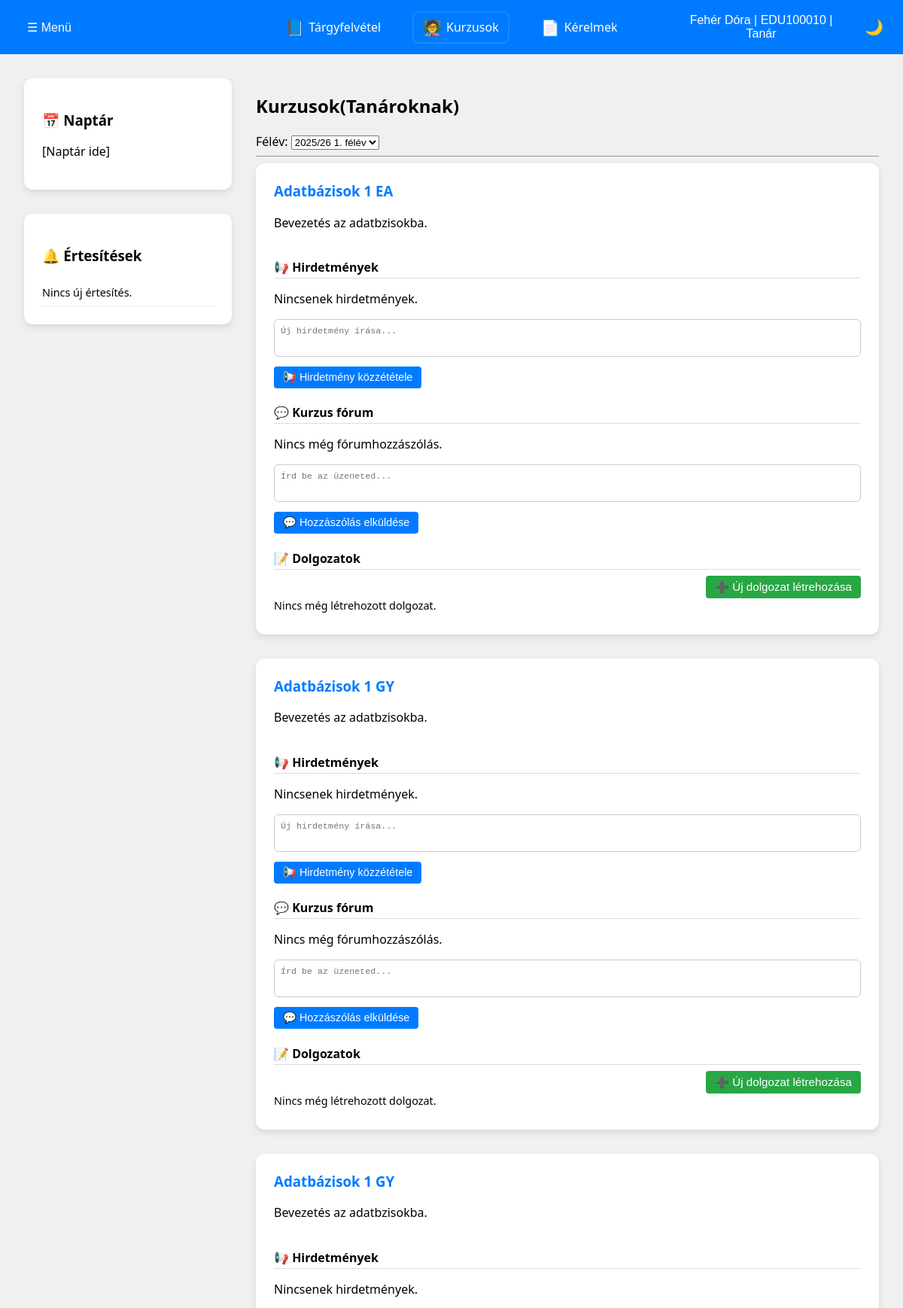
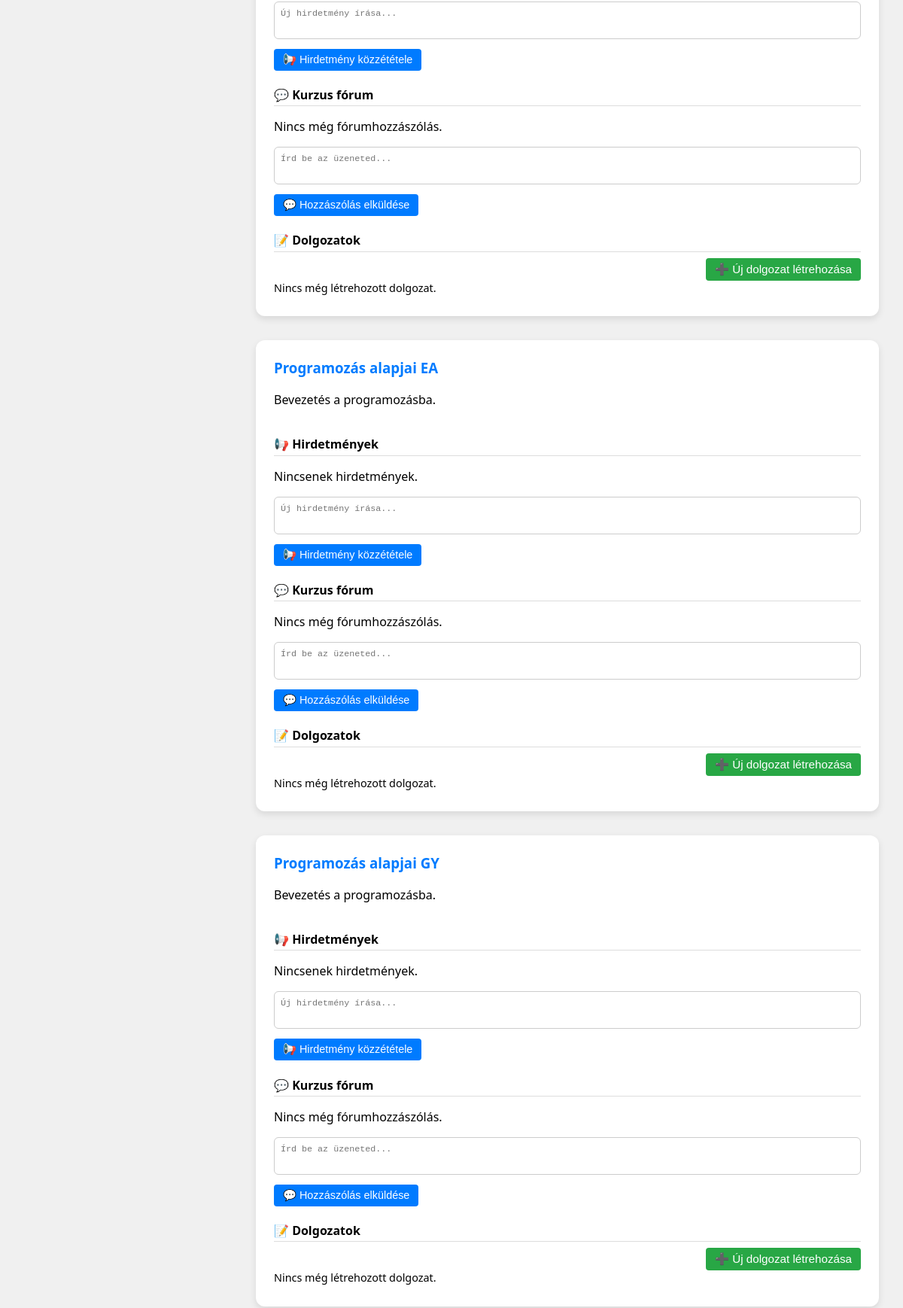
The page /teacher/courses.php (signed in, upper part) on the database its author committed (2 pictures, top to bottom).
### tables this page shows
CREATE TABLE users (
    id INT AUTO_INCREMENT PRIMARY KEY,
    name VARCHAR(100) NOT NULL,
    eduportal_id VARCHAR(20) NOT NULL UNIQUE,  
    email VARCHAR(100) NOT NULL,
    phone VARCHAR(20),
    password_hash VARCHAR(255) NOT NULL,  
    postal_code VARCHAR(10),
    city VARCHAR(100),
    address VARCHAR(255),
    birth_date DATE,
    mothers_name VARCHAR(100),
    role ENUM('hallgato', 'tanar', 'admin') NOT NULL DEFAULT 'hallgato',
    course_code VARCHAR(20),
	financing_type ENUM('állami', 'önköltséges') NOT NULL,
    created_at TIMESTAMP DEFAULT CURRENT_TIMESTAMP,
	updated_at TIMESTAMP DEFAULT CURRENT_TIMESTAMP ON UPDATE CURRENT_TIMESTAMP
);

CREATE TABLE course_offerings (
    id INT NOT NULL AUTO_INCREMENT PRIMARY KEY,
    
    kurzus_kod VARCHAR(20) NOT NULL,                     
    semester_id INTEGER,                                 
    teacher_id VARCHAR(20) NOT NULL,                     
    
    course_type ENUM('eloadas', 'gyakorlat') DEFAULT 'eloadas', 
    day_of_week ENUM('H', 'K', 'Sz', 'Cs', 'P', 'Szo', 'V'),
    start_time TIME,
    room VARCHAR(50),
    end_date DATETIME,  
    max_students INTEGER,
    
    created_at TIMESTAMP DEFAULT CURRENT_TIMESTAMP,
    updated_at TIMESTAMP DEFAULT CURRENT_TIMESTAMP ON UPDATE CURRENT_TIMESTAMP,

    FOREIGN KEY (kurzus_kod) REFERENCES courses(kurzus_kod),
    FOREIGN KEY (semester_id) REFERENCES semesters(id),
    FOREIGN KEY (teacher_id) REFERENCES users(eduportal_id)
);

### teacher/courses.php (the view, shortened to what the rows shown need)
<?php
$eduportal_id = $_SESSION['eduportal_id'];
global $conn;
$user_sql = "
SELECT name
FROM users
WHERE eduportal_id = ?";
$user_stmt = $conn->prepare($user_sql);
$user_stmt->bind_param("s", $eduportal_id);
$user_stmt->execute();
$user_result = $user_stmt->get_result();
if ($user_result->num_rows === 1) {
    $user = $user_result->fetch_assoc();
    $user_name = $user['name'];
    $user_course = "Tanár";
} else {
    $user_name = "Ismeretlen";
    $user_course = "N/A";
}
$today = date('Y-m-d');
$semesters_sql = "SELECT id, label, start_date, end_date FROM semesters ORDER BY start_date DESC";
$semesters_result = $conn->query($semesters_sql);
$semesters = [];
while ($row = $semesters_result->fetch_assoc()) {
    $semesters[] = $row;
}
$selected_semester_id = isset($_GET['semester_id']) ? intval($_GET['semester_id']) : 0;
if ($selected_semester_id === 0) {
    foreach ($semesters as $s) {
        if ($today >= $s['start_date'] && $today <= $s['end_date']) {
            $selected_semester_id = $s['id'];
            break;
        }
    }
}
$courses_sql = "
SELECT DISTINCT
    co.id AS offering_id,
    c.name AS course_name,
    c.kurzus_kod,
    c.leiras AS description
FROM teacher_courses tc
JOIN course_offerings co ON tc.kurzus_kod = co.kurzus_kod
JOIN courses c ON c.kurzus_kod = co.kurzus_kod
JOIN users u ON tc.teacher_id = u.eduportal_id
WHERE tc.teacher_id = ?
  AND co.semester_id = ?
ORDER BY c.name
";
$courses_stmt = $conn->prepare($courses_sql);
$courses_stmt->bind_param("si", $eduportal_id, $selected_semester_id);
$courses_stmt->execute();
$courses_result = $courses_stmt->get_result();
?>
<!DOCTYPE html>
<html lang="hu">
<head>
    <link rel="stylesheet" href="../CSS/site_style.css">
    <link rel="stylesheet" href="../CSS/courses.css">
</head>
    <body>
        <header>
            <div class="user-menu">
                <div class="dropdown">
                    <button id="dropdownToggleR" class="dropbtn">
                        <?php echo htmlspecialchars($user_name); ?> |
                        <?php echo htmlspecialchars($eduportal_id); ?> |
                        <?php echo htmlspecialchars($user_course); ?>
                    </button>
                </div>
            </div>
        </header>
        <main class="layout">
            <section class="main-content">
                <h1>Kurzusok(Tanároknak)</h1>
                <?php while ($row = $courses_result->fetch_assoc()): ?>
                    <div class="course-card">
                        <h3><?= htmlspecialchars($row['course_name']) ?></h3>
                        <?php
                        $description = htmlspecialchars($row['description']);
                        $shortDesc = mb_strimwidth($description, 0, 150, '...');
                        ?>
                        <div class="description-container">
                            <p class="short-description"><?= $shortDesc ?></p>
                        </div>
                        <div class="section">
                            <h4>📢 Hirdetmények</h4>
                            <?php
                            $hirds = [];
                            ?>
                            <?php if (!empty($hirds)): ?>
                                <div class="forum-preview">
                                    <ul class="collapsible-list">
                                        <?php foreach ($hirds as $index => $h): ?>
                                            <li class="<?= $index > 0 ? 'collapsible-item hidden' : '' ?>">
                                                <div class="forum-message">
                                                    📢 <?= nl2br(htmlspecialchars($h['message'])) ?>
                                                </div>
                                                <div class="forum-meta">
                                                    Közzétette: <?= htmlspecialchars($h['user_name']) ?> &middot;
                                                    <?= date('Y. m. d. H:i', strtotime($h['created_at'])) ?>
                                                </div>
                                                <div class="teacher_action-buttons">
                                                    <?php if (isset($h['users_eduportal_id']) && $h['users_eduportal_id'] === $eduportal_id): ?>
                                                        <form method="POST" action="../POST/forum_post.php"
                                                              class="edit-form hidden"
                                                              onsubmit="return confirm('Biztosan menteni szeretnéd a módosítást?')">
                                                            <textarea name="edited_message" class="auto-resize-textarea"><?= htmlspecialchars($h['message']) ?></textarea>
                                                            <input type="hidden" name="edit_message_id" value="<?= $h['id'] ?>">
                                                            <button type="submit" name="submit_edit_message" class="send-btn">💾 Mentés</button>
                                                        </form>
                                                        <button class="edit-btn" onclick="toggleEditForm(this)">✏️ Szerkesztés</button>
                                                        <form method="POST" action="../POST/forum_post.php"
                                                              onsubmit="return confirm('Biztosan visszavonod a hirdetményt?')">
                                                            <input type="hidden" name="delete_message_id" value="<?= $h['id'] ?>">
                                                            <input type="hidden" name="noti_type" value="hirdetmeny">
                                                            <button type="submit" name="submit_delete_message" class="delete-btn">🗑️ Visszavonás</button>
                                                        </form>
                                                    <?php endif; ?>
                                                </div>
                                            </li>
                                        <?php endforeach; ?>
                                    </ul>
                                </div>
                                <?php if (count($hirds) > 1): ?>
                                    <button class="toggle-btn" onclick="toggleList(this)">További hirdetmények</button>
                                <?php endif; ?>
                            <?php else: ?>
                                <p>Nincsenek hirdetmények.</p>
                            <?php endif; ?>
                        </div>
                        <div class="forum-reply">
                            <form method="POST" action="../POST/forum_post.php">
                                <textarea name="new_message" placeholder="Új hirdetmény írása..." class="auto-resize-textarea" required></textarea>
                                <button type="submit" name="submit_new_message" class="send-btn">📢 Hirdetmény közzététele</button>
                            </form>
                        </div>
                        <div class="section">
                            <h4>💬 Kurzus fórum</h4>
                            <?php
                            $forums = [];
                            ?>
                            <?php if (!empty($forums)): ?>
                                <div class="forum-preview">
                                    <ul class="collapsible-list">
                                        <?php foreach ($forums as $index => $f): ?>
                                            <li class="<?= $index > 0 ? 'collapsible-item hidden' : '' ?>">
                                                <div class="forum-message"><?= nl2br(htmlspecialchars($f['message'])) ?></div>
                                                <div class="forum-meta">
                                                    Írta: <?= htmlspecialchars($f['user_name']) ?> &middot;
                                                    <?= date('Y. m. d. H:i', strtotime($f['updated_at'])) ?>
                                                </div>
                                                <div class="teacher_action-buttons">
                                                    <?php if ($f['users_eduportal_id'] === $eduportal_id): ?>
                                                        <form method="POST" action="../POST/forum_post.php" class="edit-form hidden"
                                                              onsubmit="return confirm('Biztosan menteni szeretnéd a módosítást?')">
                                                            <textarea name="edited_message" class="auto-resize-textarea"><?= htmlspecialchars($f['message']) ?></textarea>
                                                            <input type="hidden" name="edit_message_id" value="<?= $f['id'] ?>">
                                                            <button type="submit" name="submit_edit_message" class="send-btn">💾 Mentés</button>
                                                        </form>
                                                        <button class="edit-btn" onclick="toggleEditForm(this)">✏️ Szerkesztés</button>
                                                    <?php endif; ?>
                                                    <?php if ($_SESSION['role'] === 'tanar'): ?>
                                                        <form method="POST" action="../POST/forum_post.php"
                                                              onsubmit="return confirm('Biztosan törlöd ezt a hozzászólást?')">
                                                            <input type="hidden" name="delete_message_id" value="<?= $f['id'] ?>">
                                                            <input type="hidden" name="noti_type" value="forum">
                                                            <button type="submit" name="submit_delete_message" class="delete-btn">🗑️ Törlés</button>
                                                        </form>
                                                    <?php endif; ?>
                                                </div>
                                            </li>
                                        <?php endforeach; ?>
                                    </ul>
                                </div>
                                <?php if (count($forums) > 1): ?>
                                    <button class="toggle-btn" onclick="toggleList(this)">További hozzászólások</button>
                                <?php endif; ?>
                            <?php else: ?>
                                <p>Nincs még fórumhozzászólás.</p>
                            <?php endif; ?>
                            <div class="forum-reply">
                                <form method="POST" action="../POST/forum_post.php">
                                    <textarea name="new_message" placeholder="Írd be az üzeneted..." class="auto-resize-textarea" required></textarea>
                                    <button type="submit" name="submit_new_message" class="send-btn">💬 Hozzászólás elküldése</button>
                                </form>
                            </div>
                        </div>
                        <div class="section">
                            <h4>📝 Dolgozatok</h4>
                            <div class="new-assignment-btn">
                                <form method="GET" action="assignment.php">
                                    <button type="submit" class="create-btn">➕ Új dolgozat létrehozása</button>
                                </form>
                            </div>
                            <ul>
                                <?php
                                $assignments = [];
                                ?>
                                <?php if (!empty($assignments)): ?>
                                    <?php foreach ($assignments as $a): ?>
                                        <?php
                                        $assignment_id = $a['id'];
                                        $max_score = isset($a['max_score']) ? (int)$a['max_score'] : 0;
                                        $description = htmlspecialchars($a['description']);
                                        ?>
                                        <li class="assignment-item">
                                            <details>
                                                <summary class="assignment-summary">
                                                    <div class="assignment-header">
                                                        <div class="assignment-title">
                                                            <strong><?= htmlspecialchars($a['title']) ?></strong>
                                                            <span class="date-range">Határidő: <?= date('Y.m.d', strtotime($a['due_date'])) ?></span>
                                                        </div>
                                                        <div class="assignment-action">
                                                            <form method="GET" action="assignment.php">
                                                                <input type="hidden" name="assignment_id" value="<?= $assignment_id ?>">
                                                                <input type="hidden" name="offering_id" value="<?= $row['offering_id'] ?>">
                                                                <button type="submit" class="fill-btn">✏️ Szerkesztés</button>
                                                            </form>
                                                        </div>
                                                    </div>
                                                </summary>
                                                <div class="assignment-details">
                                                    <p class="assignment-description"><?= nl2br($description) ?></p>
                                                </div>
                                            </details>
                                        </li>
                                    <?php endforeach; ?>
                                <?php else: ?>
                                    <li>Nincs még létrehozott dolgozat.</li>
                                <?php endif; ?>
                            </ul>
                        </div>
                    </div>
                <?php endwhile; ?>
            </section>
        </main>
    </body>
</html>

### rows shown on the page
users: name "Fehér Dóra"
course_offerings: course_name "Adatbázisok 1 EA", shortDesc "Bevezetés az adatbzisokba."
course_offerings: course_name "Adatbázisok 1 GY", shortDesc "Bevezetés az adatbzisokba."
course_offerings: course_name "Adatbázisok 1 GY", shortDesc "Bevezetés az adatbzisokba."
course_offerings: course_name "Programozás alapjai EA", shortDesc "Bevezetés a programozásba."
course_offerings: course_name "Programozás alapjai GY", shortDesc "Bevezetés a programozásba."

### other values the page prints
$eduportal_id "EDU100010"
$user_course "Tanár"
form field semester_id "2025/26 1. félév"
